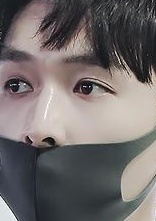
#> input picture SVM-Face-Mask-Detection/data/with_mask/with_mask_1021.jpg, 156 x 221 px; its folder holds only this picture in this run
$ jupyter execute --allow-errors face_mask_svm.ipynb
#> lines starting #> are read from the running program, lines starting #| are printed output that depends on the picture
[cell 1]
import os
import cv2
import numpy as np
import matplotlib.pyplot as plt

[cell 2]
from sklearn.model_selection import train_test_split
from sklearn.preprocessing import StandardScaler
from sklearn.svm import SVC
from sklearn.metrics import accuracy_score, confusion_matrix, classification_report

import pickle

[cell 3]
data_dir = "../data"

categories = ["with_mask", "without_mask"]

X = []
y = []

[cell 4]
img_size = 100

for label, category in enumerate(categories):
    path = os.path.join(data_dir, category)

    for img_name in os.listdir(path):
        img_path = os.path.join(path, img_name)

        img = cv2.imread(img_path)
#> img is the input picture: shape (221, 156, 3); mean B, G, R 107.3, 107.7, 113.5
        img = cv2.resize(img, (img_size, img_size))
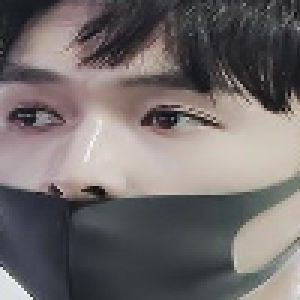
#> img: shape (100, 100, 3) (shown 3 times larger); mean B, G, R 107.2, 107.5, 113.4
        img = cv2.cvtColor(img, cv2.COLOR_BGR2GRAY)
#> img: shape (100, 100)

        X.append(img.flatten())
        y.append(label)
#> pass 2 of the loop `for label, category in enumerate(categories):`:
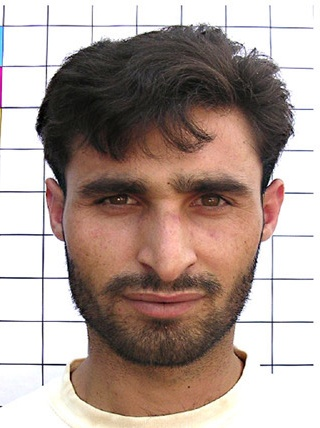
#> input picture SVM-Face-Mask-Detection/data/without_mask/without_mask_1012.jpg, 320 x 428 px
#> img is the input picture: shape (428, 320, 3); mean B, G, R 149.9, 157.2, 174.6
#> `img = cv2.resize(img, (img_size, img_size))`:
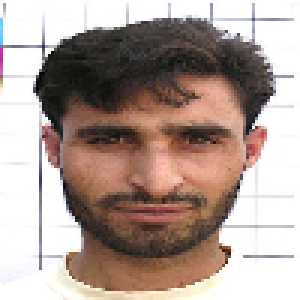
#> img: shape (100, 100, 3) (shown 3 times larger); mean B, G, R 150.6, 157.9, 175.3
#> `img = cv2.cvtColor(img, cv2.COLOR_BGR2GRAY)`:
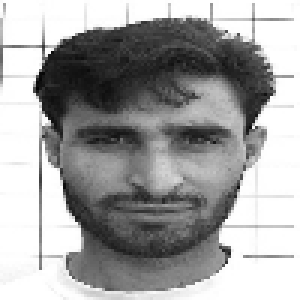
#> img: shape (100, 100) (shown 3 times larger); min 2, max 255, mean 162.3

X = np.array(X)
y = np.array(y)

print("Dataset shape:", X.shape)
#| Dataset shape: (2, 10000)

[cell 5]
# Train Test Split
X_train, X_test, y_train, y_test = train_test_split(
    X, y, test_size=0.2, random_state=42
)
#> y_train = [0]; y_test = [1]

[cell 6]
# Feature scaling
scaler = StandardScaler()

X_train_scaled = scaler.fit_transform(X_train)
X_test_scaled = scaler.transform(X_test)

[cell 7]
from sklearn.linear_model import SGDClassifier
model = SGDClassifier(loss='hinge')
#> (the rest of this cell did not finish here and is left out)

[cell 8]
y_pred = model.predict(X_test_scaled)
#> y_pred = [0]

[cell 9]
# Evaluation
print("Accuracy:", accuracy_score(y_test, y_pred))
#| Accuracy: 0.0

print("\nConfusion Matrix:")
print(confusion_matrix(y_test, y_pred))
#| [[0 0]
#|  [1 0]]

print("\nClassification Report:")
print(classification_report(y_test, y_pred))
#|               precision    recall  f1-score   support
#|            0       0.00      0.00      0.00       0.0
#|            1       0.00      0.00      0.00       1.0
#|     accuracy                           0.00       1.0
#|    macro avg       0.00      0.00      0.00       1.0
#| weighted avg       0.00      0.00      0.00       1.0
